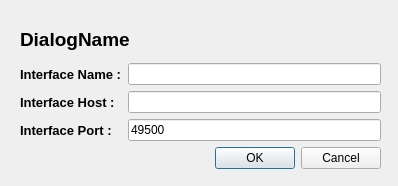
<?xml version="1.0" encoding="UTF-8"?>
<ui version="4.0">
 <class>InterfaceDialog</class>
 <widget class="QDialog" name="InterfaceDialog">
  <property name="geometry">
   <rect>
    <x>0</x>
    <y>0</y>
    <width>398</width>
    <height>186</height>
   </rect>
  </property>
  <property name="windowTitle">
   <string>Dialog</string>
  </property>
  <property name="windowIcon">
   <iconset resource="simopintui.qrc">
    <normaloff>:/imgs/interface.png</normaloff>:/imgs/interface.png</iconset>
  </property>
  <widget class="QWidget" name="layoutWidget">
   <property name="geometry">
    <rect>
     <x>20</x>
     <y>21</y>
     <width>361</width>
     <height>148</height>
    </rect>
   </property>
   <layout class="QVBoxLayout" name="verticalLayout_3">
    <item>
     <widget class="QLabel" name="DialogTitle">
      <property name="sizePolicy">
       <sizepolicy hsizetype="Expanding" vsizetype="Preferred">
        <horstretch>0</horstretch>
        <verstretch>0</verstretch>
       </sizepolicy>
      </property>
      <property name="font">
       <font>
        <pointsize>14</pointsize>
        <bold>true</bold>
       </font>
      </property>
      <property name="text">
       <string>DialogName</string>
      </property>
     </widget>
    </item>
    <item>
     <layout class="QHBoxLayout" name="horizontalLayout">
      <item>
       <layout class="QVBoxLayout" name="verticalLayout">
        <item>
         <widget class="QLabel" name="InterfaceNameLbl">
          <property name="sizePolicy">
           <sizepolicy hsizetype="Maximum" vsizetype="Preferred">
            <horstretch>0</horstretch>
            <verstretch>0</verstretch>
           </sizepolicy>
          </property>
          <property name="font">
           <font>
            <pointsize>10</pointsize>
            <bold>true</bold>
           </font>
          </property>
          <property name="text">
           <string>Interface Name :</string>
          </property>
         </widget>
        </item>
        <item>
         <widget class="QLabel" name="InterfaceAddrLbl">
          <property name="sizePolicy">
           <sizepolicy hsizetype="Maximum" vsizetype="Preferred">
            <horstretch>0</horstretch>
            <verstretch>0</verstretch>
           </sizepolicy>
          </property>
          <property name="font">
           <font>
            <pointsize>10</pointsize>
            <bold>true</bold>
           </font>
          </property>
          <property name="text">
           <string>Interface Host :</string>
          </property>
         </widget>
        </item>
        <item>
         <widget class="QLabel" name="InterfacePortLbl">
          <property name="sizePolicy">
           <sizepolicy hsizetype="Maximum" vsizetype="Preferred">
            <horstretch>0</horstretch>
            <verstretch>0</verstretch>
           </sizepolicy>
          </property>
          <property name="font">
           <font>
            <pointsize>10</pointsize>
            <bold>true</bold>
           </font>
          </property>
          <property name="text">
           <string>Interface Port :</string>
          </property>
         </widget>
        </item>
       </layout>
      </item>
      <item>
       <layout class="QVBoxLayout" name="verticalLayout_2">
        <item>
         <widget class="QLineEdit" name="InterfaceName"/>
        </item>
        <item>
         <widget class="QLineEdit" name="InterfaceAddr"/>
        </item>
        <item>
         <widget class="QLineEdit" name="InterfacePort">
          <property name="text">
           <string>49500</string>
          </property>
         </widget>
        </item>
       </layout>
      </item>
     </layout>
    </item>
    <item>
     <layout class="QHBoxLayout" name="horizontalLayout_2">
      <item>
       <spacer name="horizontalSpacer">
        <property name="orientation">
         <enum>Qt::Orientation::Horizontal</enum>
        </property>
        <property name="sizeHint" stdset="0">
         <size>
          <width>40</width>
          <height>20</height>
         </size>
        </property>
       </spacer>
      </item>
      <item>
       <widget class="QPushButton" name="BtnOk">
        <property name="text">
         <string>OK</string>
        </property>
       </widget>
      </item>
      <item>
       <widget class="QPushButton" name="BtnCancel">
        <property name="text">
         <string>Cancel</string>
        </property>
       </widget>
      </item>
     </layout>
    </item>
   </layout>
  </widget>
 </widget>
 <resources>
  <include location="simopintui.qrc"/>
 </resources>
 <connections/>
</ui>
